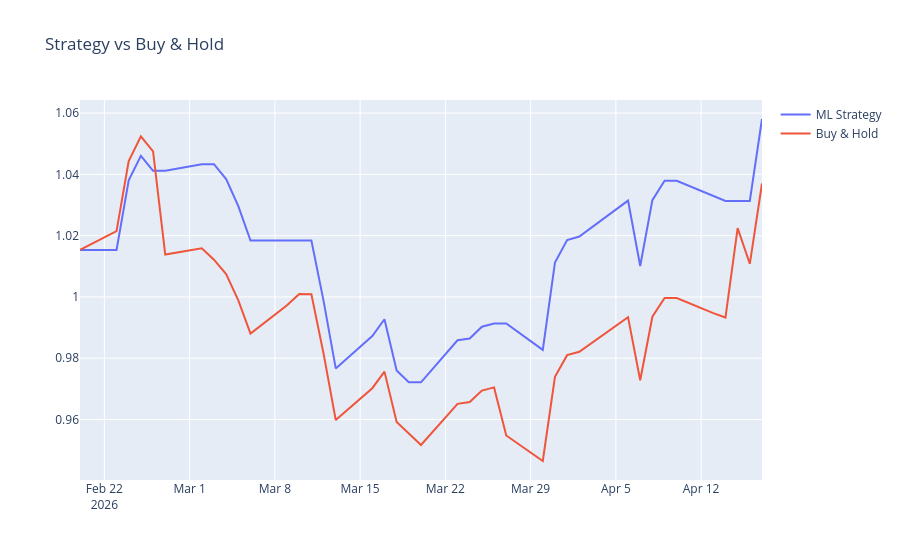

Here is the notebook cell this chart was saved with:
### Code cell
import plotly.graph_objects as go

fig = go.Figure()

fig.add_trace(go.Scatter(
    x=df_test.index,
    y=df_test['strategy_cum'],
    name="ML Strategy"
))

fig.add_trace(go.Scatter(
    x=df_test.index,
    y=df_test['buy_hold_cum'],
    name="Buy & Hold"
))

fig.update_layout(title="Strategy vs Buy & Hold")
fig.show()
